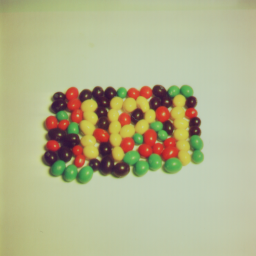
#> input picture Python/4.1.07.tiff, 256 x 256 px
$ python test_chanpy.py
#> lines starting #> are read from the running program, lines starting #| are printed output that depends on the picture
### Python/chanpy/__init__.py
import numpy as np
import cmath

class ChannelBasis:

    def __init__(self):
        self.setParameters(self)

    def setParameters(self, nChannels=11, minValue=0., maxValue=0., modularChannels=False, boundedChannels=True):
#> called with nChannels = 18, minValue = -0.545, maxValue = 0.603, modularChannels = False, boundedChannels = True
        self.__modular__ = modularChannels
        self.__bounded__ = boundedChannels
        self.__minV__ = minValue
        self.__maxV__ = maxValue
        self.__width__ = np.pi/3.0
        self.__nChans__ = nChannels
#        self.__norm__ = 0.
        self.__updateInputScaling__()

    # [6 lines left out: function displayParameters, not called in this run]

    def displayBasisType(self):
        print(' Channel type : empty')

    def getNrChannels(self):
        return self.__nChans__

    def getNrChannelsVec(self):
        nChansVec = (self.getNrChannels(),)
        return nChansVec

    def getMaxV(self):
        return self.__maxV__

    def getMinV(self):
        return self.__minV__

    def getNorm(self):
        return self.__norm__

    def encode(self, values):
        pass

    def decode(self, chCoeff, nrModes=1):
        pass

    def __scaleInput__(self, value):
        if self.__bounded__:
            value = np.maximum(value,self.__minV__)
            value = np.minimum(value,self.__maxV__)
        value = self.__scaling__*(value-self.__minV__)+self.__offset__
        return value

def sortModes(resVec, confVec, res, certainty):
    nModes = res.size
    if nModes == 1:
        for i in range(resVec.size):
            if confVec[i] > certainty[0]:
                res[0] = resVec[i]
                certainty[0] = confVec[i]
        return
    for i in range(resVec.size):
        if confVec[i] > certainty[nModes-1]:
            certainty[nModes-1] = confVec[i]
            res[nModes-1] = resVec[i]
            for j in range(nModes-1, 0, -1):
                if certainty[j] < certainty[j-1]:
                    break
                tmpC = certainty[j-1]
                certainty[j-1] = certainty[j]
                certainty[j] = tmpC
                tmpC = res[j-1]
                res[j-1] = res[j]
                res[j] = tmpC

class HistogramBasis(ChannelBasis):

    def __init__(self):
        self.__norm__ = 1.0

    def __updateInputScaling__(self):
        self.__scaling__ = self.__nChans__/(self.__maxV__ - self.__minV__)
        self.__offset__ = -0.5

    # [9 lines left out: function encode, not called in this run]

    def displayBasisType(self):
        print(' Channel type : rectangular')

    # [12 lines left out: function decode, not called in this run]

class BilinearBasis(ChannelBasis):

    def __init__(self):
        self.__norm__ = 1.0

    # [25 lines left out: functions __updateInputScaling__, encode, not called in this run]

    def displayBasisType(self):
        print(' Channel type : linear B-spline')

    # [19 lines left out: function decode, not called in this run]

class Cos2ChannelBasis(ChannelBasis):

    def __init__(self):
        self.__norm__ = 1.5

    def __updateInputScaling__(self):
        self.__scaling__ = (self.__nChans__ - 2.)/(self.__maxV__ - self.__minV__)
        self.__offset__ = 0.5

    def encode(self, cVal):
        val = cVal
        val = self.__scaleInput__(val)
        chVec = np.zeros((1,self.__nChans__))
        i_centerCoeff = np.round(val).astype(int)
        i_centerCoeff = np.minimum(i_centerCoeff,self.__nChans__ - 2)
        i_centerCoeff = np.maximum(i_centerCoeff,1)
        d = val - i_centerCoeff
        chVec[0,i_centerCoeff-1] = np.cos((1+d) * self.__width__)**2
        chVec[0,i_centerCoeff]   = np.cos(d * self.__width__)**2
        chVec[0,i_centerCoeff+1] = np.cos((1-d) * self.__width__)**2
        return chVec

    def displayBasisType(self):
        print(' Channel type : cos2')

    def decode(self, chCoeff, nModes=1):
        resVec    = np.zeros(self.__nChans__ - 2)
        confVec   = np.zeros(self.__nChans__ - 2)
        result    = np.zeros(nModes)
        certainty = -np.ones(nModes)
        res       = np.zeros((1,2*nModes))
        argument  = 0.
        for i in range(self.__nChans__ - 2):
            argument = cmath.phase(chCoeff[i] + chCoeff[i+1]*cmath.exp(2j*self.__width__) + chCoeff[i+2]*cmath.exp(4j*self.__width__))
            if argument<0:
                argument += 2*np.pi
            resVec[i]  = i + argument/(2*self.__width__)
            confVec[i] = chCoeff[i] + chCoeff[i+1] + chCoeff[i+2]
        for i in range(self.__nChans__ - 2):
            if (resVec[i]<i+0.5) or (resVec[i]>i+1.5):
                resVec[i]  = 0
                confVec[i] = 0
            else:
                resVec[i] = (resVec[i] - self.__offset__)/self.__scaling__ + self.__minV__
        sortModes(resVec,confVec,result,certainty)
        for i in range(nModes):
            res[0,2*i]   = result[i]
            res[0,2*i+1] = certainty[i]/self.__norm__
        return res

class CombinedChannelBasis(ChannelBasis):

    def __init__(self):
        pass

    def setParameters(self, chBasisVector):
        self.__chBasisVector__ = chBasisVector
        self.__nChans__        = 1
        self.__norm__          = 1.
        self.__nChansVec__     = np.zeros(len(chBasisVector))
        for k in range(len(chBasisVector)):
            nPartChannels = chBasisVector[k].getNrChannels()
            self.__nChans__ *= nPartChannels
            self.__norm__ *= chBasisVector[k].getNorm()
            self.__nChansVec__[k] = nPartChannels

    def getNrChannelsVec(self):
        nrChansVec = self.__nChansVec__
        return nrChansVec

    def encode(self, vals):
        tmpxChannel = ChannelVector(self.__chBasisVector__[0])
        tmpxChannel.addSample(np.atleast_2d(vals[0]))
        #tmpOP = ChannelVector(self.__chBasisVector__[0])
        for k in range(1,len(vals)):
            tmpyChannel = ChannelVector(self.__chBasisVector__[k])
            tmpyChannel.addSample(np.atleast_2d(vals[k]))
            # [5 lines of commented-out code are left out]
            tmpxChannel=np.kron(tmpxChannel,tmpyChannel)
        tmpxChannel.setChannelBasis(self)
        tmpxChannel.normalize()
        return tmpxChannel

    def displayBasisType(self):
        print('Combined Channel Basis')

    def decode(self, chCoeff, nrModes=1):
        res = np.zeros((nrModes,len(self.__chBasisVector__)+1))
        for mode in range(nrModes):
            nrXChannels = chCoeff.shape[0]
            xChannel = chCoeff.copy()
#            for k in range(len(self.__chBasisVector__)-1,-1,-1):
            for k in range(0,len(self.__chBasisVector__)):
                nrYChannels = self.__chBasisVector__[k].getNrChannels()
                nrXChannels //= nrYChannels
                # xChannel = xChannel.reshape((nrYChannels,nrXChannels))
                # tmpCoeff = np.sum(xChannel,1)
                tmpCoeff = np.zeros((nrYChannels))
                for l in range(nrYChannels):
                    for xCi in range(l*nrXChannels, (l+1)*nrXChannels):
                        tmpCoeff[l] += xChannel[xCi]
                #
#                if k==len(self.__chBasisVector__)-1:
                if k==0:
                    pRes = self.__chBasisVector__[k].decode(tmpCoeff,mode+1)
                    res[mode,k] = pRes[0,2*mode]
                    tmpCoeff = self.__chBasisVector__[k].encode(pRes[0,2*mode])[0,:]
                    tmpCoeff *= pRes[0,2*mode+1]
                else:
                    pRes = self.__chBasisVector__[k].decode(tmpCoeff,1)
                    res[mode,k] = pRes[0,0]
                    tmpCoeff = self.__chBasisVector__[k].encode(pRes[0,0])[0,:]
                    tmpCoeff *= pRes[0,1]
                elem_counter = 0
                for tCi in range(len(tmpCoeff)):
                    xChannel[nrXChannels*elem_counter:nrXChannels*(elem_counter+1)] *= tmpCoeff[tCi]
                    elem_counter += 1
                xChannel = np.sqrt(xChannel)
                tmpCoeff = np.zeros((nrXChannels))
                for r in range(nrYChannels):
                    tmpCoeff += xChannel[r*nrXChannels:(r+1)*nrXChannels]
                xChannel = (tmpCoeff**2)/self.__chBasisVector__[0].getNorm()
                #xChannel = tmpCoeff
            res[mode,len(self.__chBasisVector__)] = xChannel[0]**0.25/self.__chBasisVector__[0].getNorm()**1.25
        res = res.reshape((1,-1))
        return res

class ChannelVector(np.ndarray):

    def __new__(cls, chBasis=None, coeffs=None):
        if chBasis is None:
            obj = np.array([[]]).view(cls)
            obj.__chBasis__ = chBasis
            obj.__support__ = ()
        else:
            if coeffs is None:
                obj = np.zeros((1,chBasis.getNrChannels())).view(cls).copy() #penalty?
                obj.__support__ = (1,1)
            else:
                obj = coeffs.view(cls)
                obj.__support__ = (1,coeffs.shape[0])
            obj.__chBasis__ = chBasis
        return obj

    def addSample(self, vals):
        sizes = self.__chBasis__.getNrChannelsVec()
        vals = np.atleast_3d(vals)
        nrR, nrC, nrK = vals.shape
        sizeDiff = nrK-len(sizes)
        createCCFM = (sizeDiff<0)
        dedicatedCertainty = (abs(sizeDiff)==1)
        cVals = np.empty(len(sizes))
        if createCCFM:
            nrEls = 1
        else:
            nrEls = nrR*nrC
        if (self.shape[1] != self.__chBasis__.getNrChannels()) or (self.shape[0] != nrEls):
            #self = ChannelVector(self.__chBasis__,np.zeros((nrEls,self.__chBasis__.getNrChannels())))
            self.resize((nrEls,self.__chBasis__.getNrChannels()),refcheck=0)
            self.fill(0.)
            if createCCFM:
                self.__support__ = (1,1)
            else:
                self.__support__ = (nrR,nrC)
        for rdx in range(nrR):
            for cdx in range(nrC):
                if dedicatedCertainty:
                    cVals[:nrK-1] = vals[rdx,cdx,:-1]
                else:
                    cVals[:nrK] = vals[rdx,cdx,:]
                if createCCFM:
                    cVals[-2] = rdx
                    cVals[-1] = cdx
                tmp_chCoeff = self.__chBasis__.encode(cVals)
                if createCCFM:
                    corrW = (nrR*nrC)**(2./sizes.size) # maybe bug
                    if dedicatedCertainty:
                        self += tmp_chCoeff*vals[rdx,cdx,-1]/corrW
                    else:
                        self += tmp_chCoeff/corrW
                else:
                    if dedicatedCertainty:
                        self[rdx*nrC+cdx,:] += tmp_chCoeff[0,:]*vals[rdx,cdx,-1]
                    else:
                        self[rdx*nrC+cdx,:] += tmp_chCoeff[0,:]

    def decode(self, nrModes=1):
#> called with self = array of shape (1, 18), nrModes = 1
        sizes = self.__chBasis__.getNrChannelsVec()
        nrChannels = nrModes*(len(sizes)+1)
        nrEls = self.__support__[0]*self.__support__[1]
        localRes = np.zeros((nrEls,nrChannels))
        for cdx in range(self.shape[0]):
            localRes[cdx,:] = self.__chBasis__.decode(self[cdx,:],nrModes)
        res = localRes.reshape(self.__support__ + (-1,))
        return res

    def normalize(self):
        nrm = np.sum(self)
        if nrm > 0:
            self *= self.__chBasis__.getNorm()/nrm
        else:
            self.fill(self.__chBasis__.getNorm()/self.shape[1])

    def setChannelBasis(self, chBasis):
        self.__chBasis__ = chBasis
        #self = self.base.resize((1,chBasis.getNrChannels())).view(self.__class__)
        #self.fill(0.)
        self.__support__ = (1,1)

    def channelImage(self):
        res = self.reshape(self.__support__ + (-1,))
        return res

    def histogramMatrix(self):
        pass
    # std::vector<int> sizes(1);
    # m_chBasis->getNrChannelsVec(sizes);
    # sizes.push_back(rows);
    # cv::Mat resTmp((int)sizes.size(),&sizes[0],CV_32F,data);
    # res = resTmp;

### Python/test_chanpy.py
import numpy as np
import numpy.random as rnd
from scipy import ndimage
import imageio
from matplotlib import pyplot as plt
import chanpy as cp

if __name__ == '__main__':
    nMax = 30
    nCCB = int(round(rnd.rand() * (nMax-2)) + 3)
    nBCB = int(round(rnd.rand() * (nMax-2)) + 3)
    rCMax = rnd.rand()
    rCMin = -rnd.rand()
    rBMax = rnd.rand()
    rBMin = -rnd.rand()

    x = rCMin+(rCMax-rCMin)*rnd.rand(2,2)
    y = rBMin+(rBMax-rBMin)*rnd.rand(2,2)
    r = np.array([[1.0, 0.9],[0.8, 0.7]])
    xr = np.array([x.transpose(), r.transpose()]).transpose()
    yr = np.array([y.transpose(), r.transpose()]).transpose()
    xy = np.array([x.transpose(), y.transpose()]).transpose()
    xyr = np.array([x.transpose(), y.transpose(), r.transpose()]).transpose()

    print("chanpy test")

    print("Cos2-channels with " + str(nCCB) + " coefficients from " + str(rCMin) + " to " + str(rCMax))

    CCB = cp.Cos2ChannelBasis()
    CCB.setParameters(nCCB, rCMin, rCMax)

    print("Cos2-channels with " + str(nBCB) + " coefficients from " + str(rBMin) + " to " + str(rBMax))
    BCB = cp.Cos2ChannelBasis()
    BCB.setParameters(nBCB, rBMin, rBMax)

    print("Cross product of channels")
    CBCB = cp.CombinedChannelBasis()
    chBV = [CCB, BCB]
    CBCB.setParameters(chBV)

    print("Channel vectors (non-sparse)")

    print("Encode and decode " + str(x[0:1,0:1]) + " as cos2 channel")
    cCV = cp.ChannelVector(CCB)
    cCV.addSample(x[0:1,0:1])
    print("Vector is " + str(cCV))
    print("Decoding gives " + str(cCV.decode()))

    print("Add " + str(xr[0:1,1:2]) + " as cos2 channel and decode")
    cCV.addSample(xr[0:1,1:2])
    print("Vector is " + str(cCV))
    print("Decoding gives " + str(cCV.decode(2)))

    cCV.fill(0.)

    print("Encode and decode " + str(xr[0:1,0:2]) + " as cos2 channel")
    cCV.addSample(xr[0:1,0:2])
    print("Vector is " + str(cCV))
    print("Decoding gives " + str(cCV.decode()))

    cCVsum = cp.ChannelVector(CCB)
    cCVsum[:] = cCV[0:1,:]+cCV[1:2,:]
    print("Average the two channels gives " + str(cCVsum))
    print("Decoding gives " + str(cCVsum.decode(2)))

    print("Encode and decode " + str(y[0:1,0:1]) + " as cos2 channel")
    bCV = cp.ChannelVector(BCB)
    bCV.addSample(y[0:1,0:1])
    print("Vector is " + str(bCV))
    print("Decoding gives " + str(bCV.decode()))

    print("Add " + str(yr[0:1,1:2]) + " as cos2 channel and decode")
    bCV.addSample(yr[0:1,1:2])
    print("Vector is " + str(bCV))
    print("Decoding gives " + str(bCV.decode(2)))

    bCV.fill(0.)

    print("Encode and decode " + str(yr[0:1,0:2]) + " as cos2 channel")
    bCV.addSample(yr[0:1,0:2])
    print("Vector is " + str(bCV))
    print("Decoding gives " + str(bCV.decode()))

    bCVsum = cp.ChannelVector(BCB)
    bCVsum[:] = bCV[0:1,:]+bCV[1:2,:]
    print("Average the two channels gives " + str(bCVsum))
    print("Decoding gives " + str(bCVsum.decode(2)))

    print("Encode and decode " + str(xy[0:1,0:1]) + " as combined channels")
    cbCV = cp.ChannelVector(CBCB)
    cbCV.addSample(xy[0:1,0:1])
    print("Vector is " + str(cbCV))
    print("Decoding gives " + str(cbCV.decode()) + " compared to " + str(xy[0:1,0:1]))

    print("Add " + str(xyr[0:1,1:2]) + " as combined channel and decode")
    cbCV.addSample(xyr[0:1,1:2])
    print("Vector is " + str(cbCV))
    print("Decoding gives " + str(cbCV.decode(2)) + " compared to " + str(xyr[0:1,0:2]))

    cbCV.fill(0.)

    print("Encode and decode " + str(xyr[0:1,0:2]) + " as combined channel")
    cbCV.addSample(xyr[0:1,0:2])
    print("Vector is " + str(cbCV))
    print("Decoding gives " + str(cbCV.decode()) + " compared to " + str(xyr[0:1,0:2]))

    cbCVsum = cp.ChannelVector(CBCB)
    cbCVsum[:] = cbCV[0:1,:]+cbCV[1:2,:]
    print("Average the two channels gives " + str(cbCVsum))
    print("Decoding gives " + str(cbCVsum.decode(2)) + " compared to " + str(xyr[0:1,0:2]))

    image = imageio.imread("4.1.07.tiff")
#> image is the input picture: shape (256, 256, 3); mean R, G, B 179.2, 180.6, 142.3
    image = image[:,:,0]
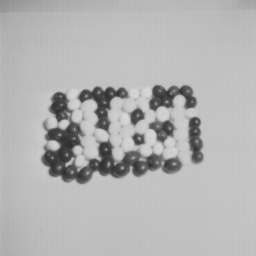
#> image: shape (256, 256); min 46, max 218, mean 179.2
    plt.imshow(image,'gray')
    plt.title("Original Image")
    plt.colorbar()
    CCBB = cp.Cos2ChannelBasis()
    CCBB.setParameters(13, 0., 1.)
    cCVB = cp.ChannelVector(CCBB)
    cCVB.addSample(1./255.*image)
    tmpImg = ndimage.filters.gaussian_filter(cCVB.channelImage(), 1.5)
    cCVB.channelImage()[:] = tmpImg
#> (the run stopped early here; a loop or call above may not have finished)
